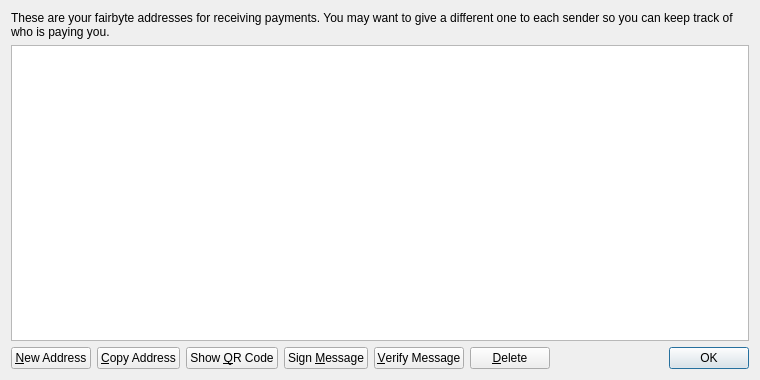
<?xml version="1.0" encoding="UTF-8"?>
<ui version="4.0">
 <class>AddressBookPage</class>
 <widget class="QWidget" name="AddressBookPage">
  <property name="geometry">
   <rect>
    <x>0</x>
    <y>0</y>
    <width>760</width>
    <height>380</height>
   </rect>
  </property>
  <property name="windowTitle">
   <string>Address Book</string>
  </property>
  <layout class="QVBoxLayout" name="verticalLayout">
   <item>
    <widget class="QLabel" name="labelExplanation">
     <property name="text">
      <string>These are your fairbyte addresses for receiving payments. You may want to give a different one to each sender so you can keep track of who is paying you.</string>
     </property>
     <property name="textFormat">
      <enum>Qt::PlainText</enum>
     </property>
     <property name="wordWrap">
      <bool>true</bool>
     </property>
    </widget>
   </item>
   <item>
    <widget class="QTableView" name="tableView">
     <property name="contextMenuPolicy">
      <enum>Qt::CustomContextMenu</enum>
     </property>
     <property name="toolTip">
      <string>Double-click to edit address or label</string>
     </property>
     <property name="tabKeyNavigation">
      <bool>false</bool>
     </property>
     <property name="alternatingRowColors">
      <bool>true</bool>
     </property>
     <property name="selectionMode">
      <enum>QAbstractItemView::SingleSelection</enum>
     </property>
     <property name="selectionBehavior">
      <enum>QAbstractItemView::SelectRows</enum>
     </property>
     <property name="sortingEnabled">
      <bool>true</bool>
     </property>
     <attribute name="verticalHeaderVisible">
      <bool>false</bool>
     </attribute>
    </widget>
   </item>
   <item>
    <layout class="QHBoxLayout" name="horizontalLayout">
     <item>
      <widget class="QPushButton" name="newAddressButton">
       <property name="toolTip">
        <string>Create a new address</string>
       </property>
       <property name="text">
        <string>&amp;New Address</string>
       </property>
       <property name="icon">
        <iconset resource="../bitcoin.qrc">
         <normaloff>:/icons/add</normaloff>:/icons/add</iconset>
       </property>
      </widget>
     </item>
     <item>
      <widget class="QPushButton" name="copyToClipboard">
       <property name="toolTip">
        <string>Copy the currently selected address to the system clipboard</string>
       </property>
       <property name="text">
        <string>&amp;Copy Address</string>
       </property>
       <property name="icon">
        <iconset resource="../bitcoin.qrc">
         <normaloff>:/icons/editcopy</normaloff>:/icons/editcopy</iconset>
       </property>
      </widget>
     </item>
     <item>
      <widget class="QPushButton" name="showQRCode">
       <property name="text">
        <string>Show &amp;QR Code</string>
       </property>
       <property name="icon">
        <iconset resource="../bitcoin.qrc">
         <normaloff>:/icons/qrcode</normaloff>:/icons/qrcode</iconset>
       </property>
      </widget>
     </item>
     <item>
      <widget class="QPushButton" name="signMessage">
       <property name="toolTip">
        <string>Sign a message to prove you own a fairbyte address</string>
       </property>
       <property name="text">
        <string>Sign &amp;Message</string>
       </property>
       <property name="icon">
        <iconset resource="../bitcoin.qrc">
         <normaloff>:/icons/edit</normaloff>:/icons/edit</iconset>
       </property>
      </widget>
     </item>
     <item>
      <widget class="QPushButton" name="verifyMessage">
       <property name="toolTip">
        <string>Verify a message to ensure it was signed with a specified fairbyte address</string>
       </property>
       <property name="text">
        <string>&amp;Verify Message</string>
       </property>
       <property name="icon">
        <iconset resource="../bitcoin.qrc">
         <normaloff>:/icons/transaction_0</normaloff>:/icons/transaction_0</iconset>
       </property>
      </widget>
     </item>
     <item>
      <widget class="QPushButton" name="deleteButton">
       <property name="toolTip">
        <string>Delete the currently selected address from the list</string>
       </property>
       <property name="text">
        <string>&amp;Delete</string>
       </property>
       <property name="icon">
        <iconset resource="../bitcoin.qrc">
         <normaloff>:/icons/remove</normaloff>:/icons/remove</iconset>
       </property>
      </widget>
     </item>
     <item>
      <spacer name="horizontalSpacer">
       <property name="orientation">
        <enum>Qt::Horizontal</enum>
       </property>
       <property name="sizeHint" stdset="0">
        <size>
         <width>40</width>
         <height>20</height>
        </size>
       </property>
      </spacer>
     </item>
     <item>
      <widget class="QDialogButtonBox" name="buttonBox">
       <property name="sizePolicy">
        <sizepolicy hsizetype="Maximum" vsizetype="Fixed">
         <horstretch>0</horstretch>
         <verstretch>0</verstretch>
        </sizepolicy>
       </property>
       <property name="standardButtons">
        <set>QDialogButtonBox::Ok</set>
       </property>
      </widget>
     </item>
    </layout>
   </item>
  </layout>
 </widget>
 <resources>
  <include location="../bitcoin.qrc"/>
 </resources>
 <connections/>
</ui>
